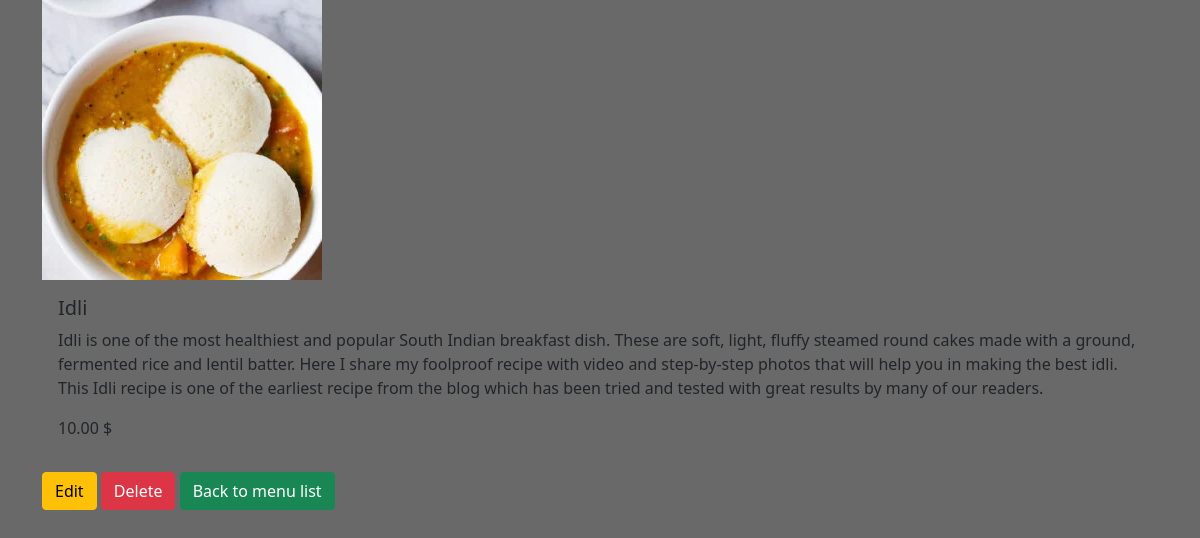
Screenshot of /menus/1/ with the database file from the repository.
### menuApp/models.py (models this page shows)
class Menu(models.Model):
    image = models.ImageField(upload_to='menu_images/')
    name = models.CharField(max_length=100)
    description = models.TextField()
    price = models.DecimalField(max_digits=5, decimal_places=2)
    def __str__(self):
        return self.name

### menuApp/views.py (the view)
# urls.py: path('menus/<int:pk>/', menu_details, name='menu_details'),
def menu_details(request,pk):
    menu = Menu.objects.get(pk=pk)
    print(menu)
    return render(request, 'menu/menu_details.html',{'menu':menu})

### menuApp/templates/menu/menu_details.html (shortened to what this page needs)
{% extends 'layout.html' %}
{% block content %}
    <div class="container">
         <img src="{{menu.image.url}}" alt="{{menu.name}}">
            <div class="card-body">
                <h5>{{menu.name}}</h5>
                <p>{{menu.description}}</p>
                <p>{{menu.price}} $</p>
            </div>
        <button class="btn btn-warning">Edit</button>
        <a href="{% url 'menu_delete' pk=menu.id %}"><button class="btn btn-danger">Delete</button></a>
        <a href="/menus"><button class="btn btn-success">Back to menu list</button></a>
    </div>
{% endblock %}

### menuApp/templates/layout.html (shortened to what this page needs)
<!DOCTYPE html>
<html lang="en">
    {% load static %}
<head>
    <link href="https://cdn.jsdelivr.net/npm/bootstrap@5.0.2/dist/css/bootstrap.min.css" rel="stylesheet">
    <link href="{% static 'css/style.css' %}" rel="stylesheet" />
</head>
<body>
    {% block content %}
    {% endblock %}
</body>
</html>

### static/css/style.css (style rules this page uses)
body { background-color: dimgray; }

### rows the page displays
Menu: image (picture), name "Idli", description "Idli is one of the most healthiest and popular South Indian breakfast dish. These are soft, light, fluffy steamed round cakes made with a ground, fermented rice and lentil batter. Here I share my foolproof recipe with video and step-by-step photos that will help you in making the best idli. This Idli recipe is one of the earliest recipe from the blog which has been tried and tested with great results by many of our readers.", price "10.00"
